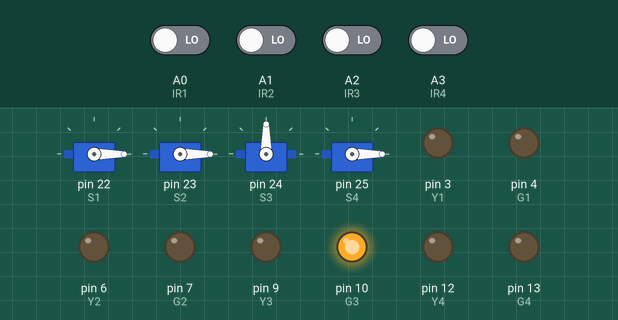
Recording of a sketch running on a simulated Arduino Mega 2560, built with avr-gcc and run on an emulated ATmega2560. Parts: 4 × servo, output pins drawn as LEDs (lit = HIGH). The inputs (shaded band) are chosen by the test bench; at power-on: A0 (IR1), A1 (IR2), A2 (IR3), A3 (IR4) LOW. Pins used as bus, display or sensor lines are not drawn.

Above: at 19.4 s.
19.5 s: A0 (IR1) driven HIGH
At 28.4 s:
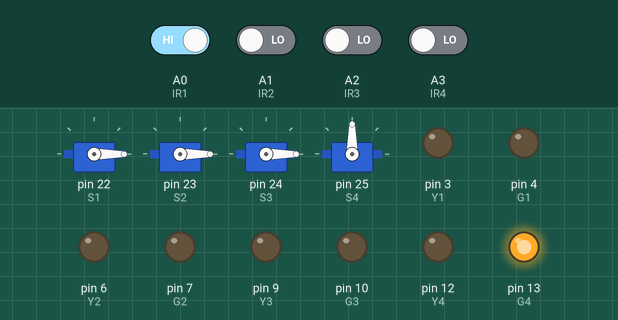
At 36.5 s:
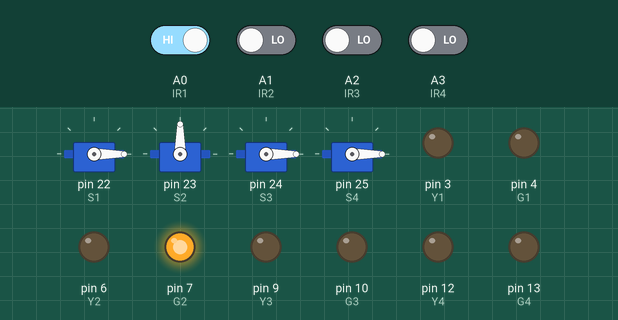
Timing chart, 0 to 38.0 s (numbered marks = the images above; inputs shaded):
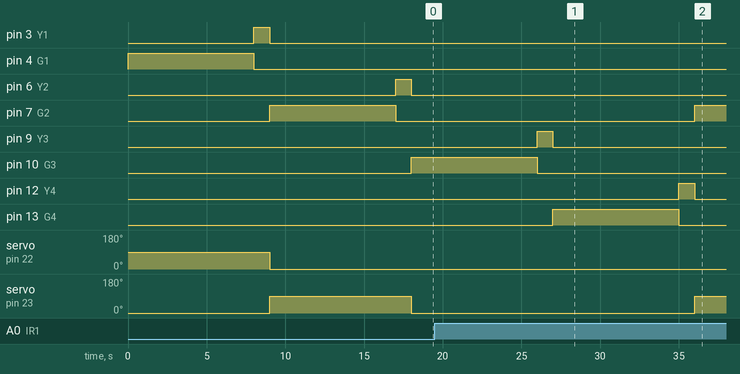

The sketch:

source_code.ino
```cpp
#include <Servo.h>

// IR Sensors
#define IR1 A0
#define IR2 A1
#define IR3 A2
#define IR4 A3

// Traffic LEDs
#define R1 2
#define Y1 3
#define G1 4

#define R2 5
#define Y2 6
#define G2 7

#define R3 8
#define Y3 9
#define G3 10

#define R4 11
#define Y4 12
#define G4 13

// Servo Motors
Servo S1;
Servo S2;
Servo S3;
Servo S4;

int delayTime = 8000; // green light delay in milliseconds

void setup() {
  // Initialize IR Sensors
  pinMode(IR1, INPUT);
  pinMode(IR2, INPUT);
  pinMode(IR3, INPUT);
  pinMode(IR4, INPUT);

  // Initialize LEDs
  pinMode(R1, OUTPUT); pinMode(Y1, OUTPUT); pinMode(G1, OUTPUT);
  pinMode(R2, OUTPUT); pinMode(Y2, OUTPUT); pinMode(G2, OUTPUT);
  pinMode(R3, OUTPUT); pinMode(Y3, OUTPUT); pinMode(G3, OUTPUT);
  pinMode(R4, OUTPUT); pinMode(Y4, OUTPUT); pinMode(G4, OUTPUT);

  // Attach servos
  S1.attach(22); // Servo pins (use PWM-capable pins)
  S2.attach(23);
  S3.attach(24);
  S4.attach(25);

  // Start with all red lights and barriers down
  allRed();
  closeAllBarriers();
}

void loop() {
  bool car1 = digitalRead(IR1) == LOW;
  bool car2 = digitalRead(IR2) == LOW;
  bool car3 = digitalRead(IR3) == LOW;
  bool car4 = digitalRead(IR4) == LOW;

  if (car1) manageTraffic(R1, Y1, G1, S1);
  if (car2) manageTraffic(R2, Y2, G2, S2);
  if (car3) manageTraffic(R3, Y3, G3, S3);
  if (car4) manageTraffic(R4, Y4, G4, S4);

  // If no vehicles, stay red
  if (!car1 && !car2 && !car3 && !car4) {
    allRed();
    closeAllBarriers();
  }
}

void manageTraffic(int R, int Y, int G, Servo &barrier) {
  // Turn all signals red and barriers down
  allRed();
  closeAllBarriers();

  digitalWrite(R, LOW);
  digitalWrite(G, HIGH);
  barrier.write(90); // open barrier
  delay(delayTime);

  digitalWrite(G, LOW);
  digitalWrite(Y, HIGH);
  delay(1000);
  digitalWrite(Y, LOW);
  digitalWrite(R, HIGH);
  barrier.write(0); // close barrier
}

void allRed() {
  digitalWrite(R1, HIGH); digitalWrite(Y1, LOW); digitalWrite(G1, LOW);
  digitalWrite(R2, HIGH); digitalWrite(Y2, LOW); digitalWrite(G2, LOW);
  digitalWrite(R3, HIGH); digitalWrite(Y3, LOW); digitalWrite(G3, LOW);
  digitalWrite(R4, HIGH); digitalWrite(Y4, LOW); digitalWrite(G4, LOW);
}

void closeAllBarriers() {
  S1.write(0);
  S2.write(0);
  S3.write(0);
  S4.write(0);
}
```

Measured:
- after the input at 19.5 s, pin 4 (G1): stays LOW (without the input it goes to HIGH after 16.5 s); pin 7 (G2): LOW → HIGH after 16.5 s; servo on pin 22 (S1): stays 0° (without the input it goes to 90° after 16.5 s); servo on pin 23 (S2): 0° → 90° after 16.5 s
